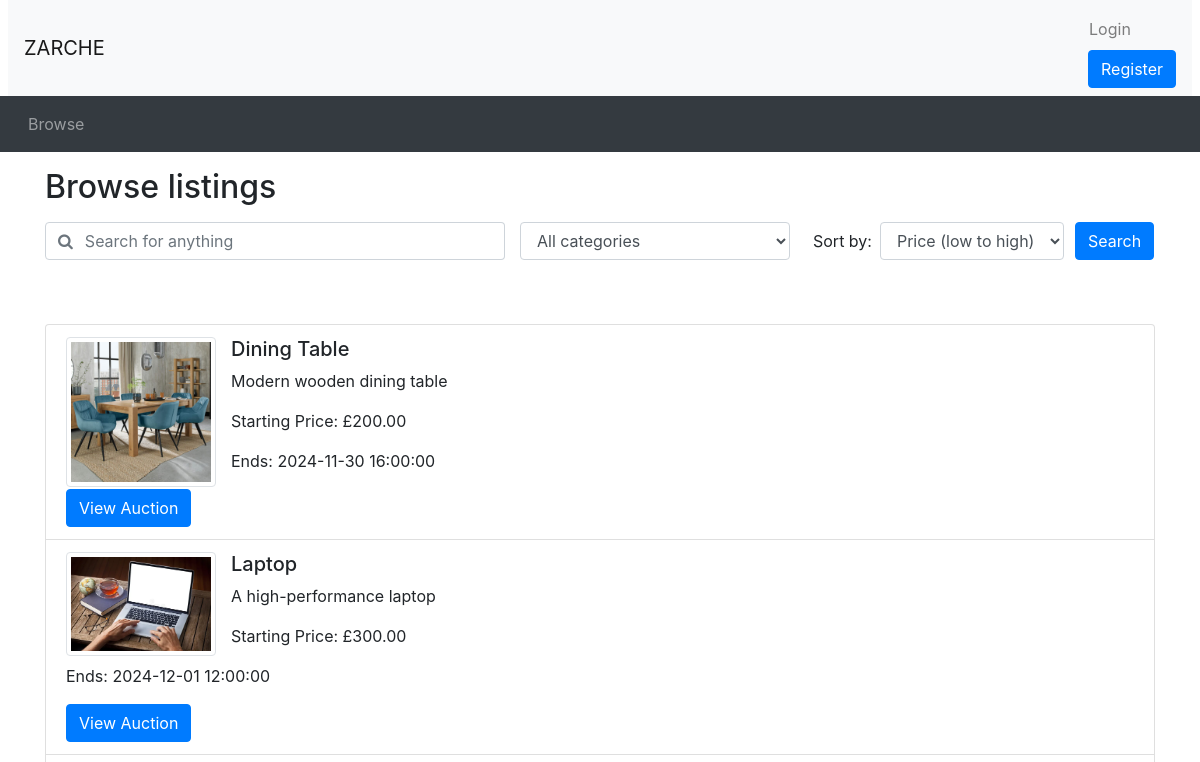
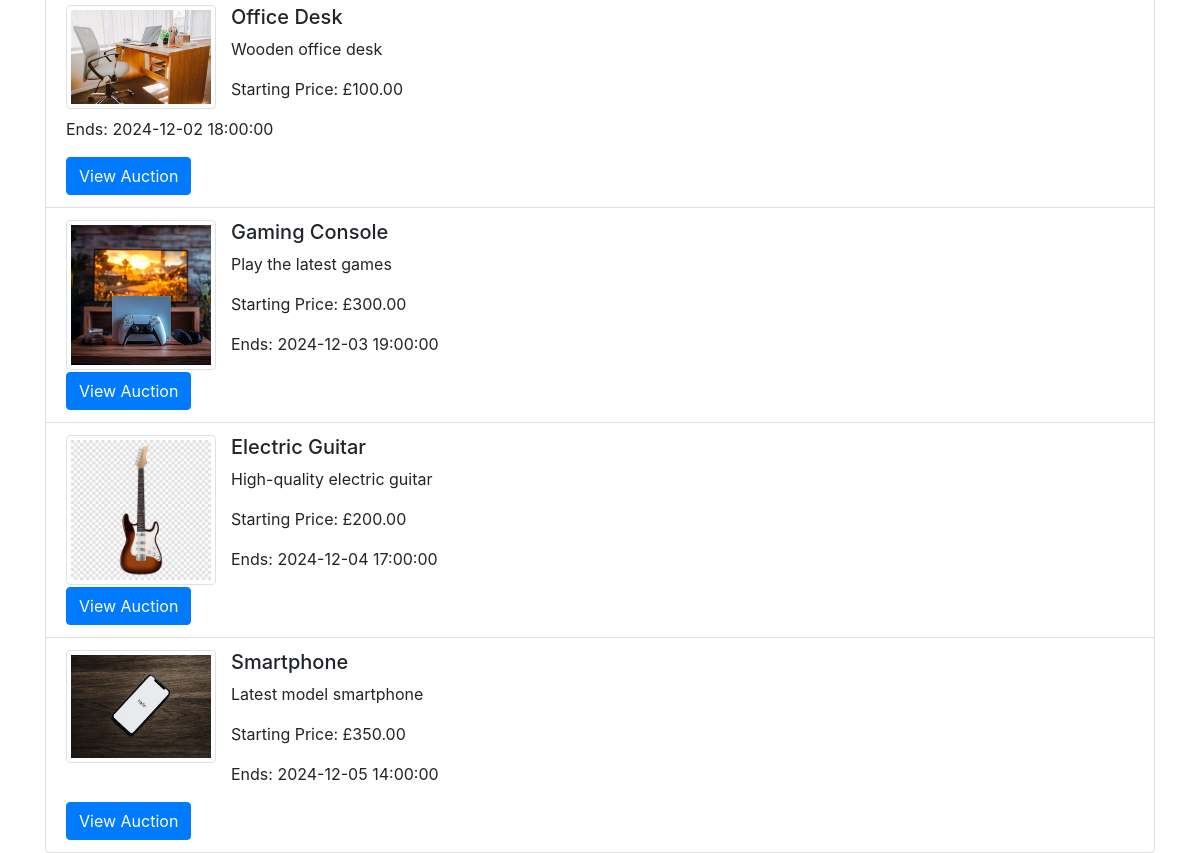
Page /browse.php on the earlier database version (2 pictures, top to bottom).
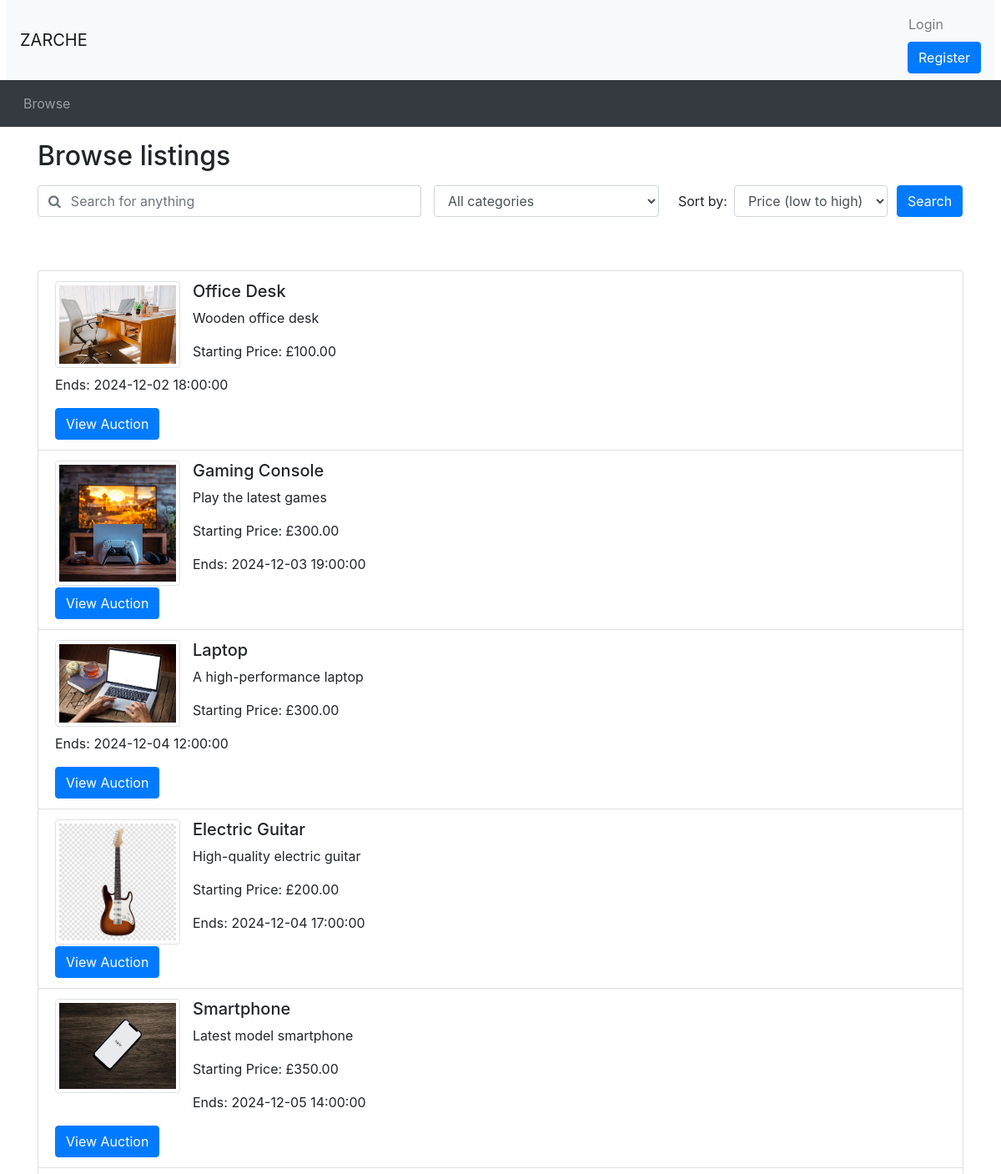
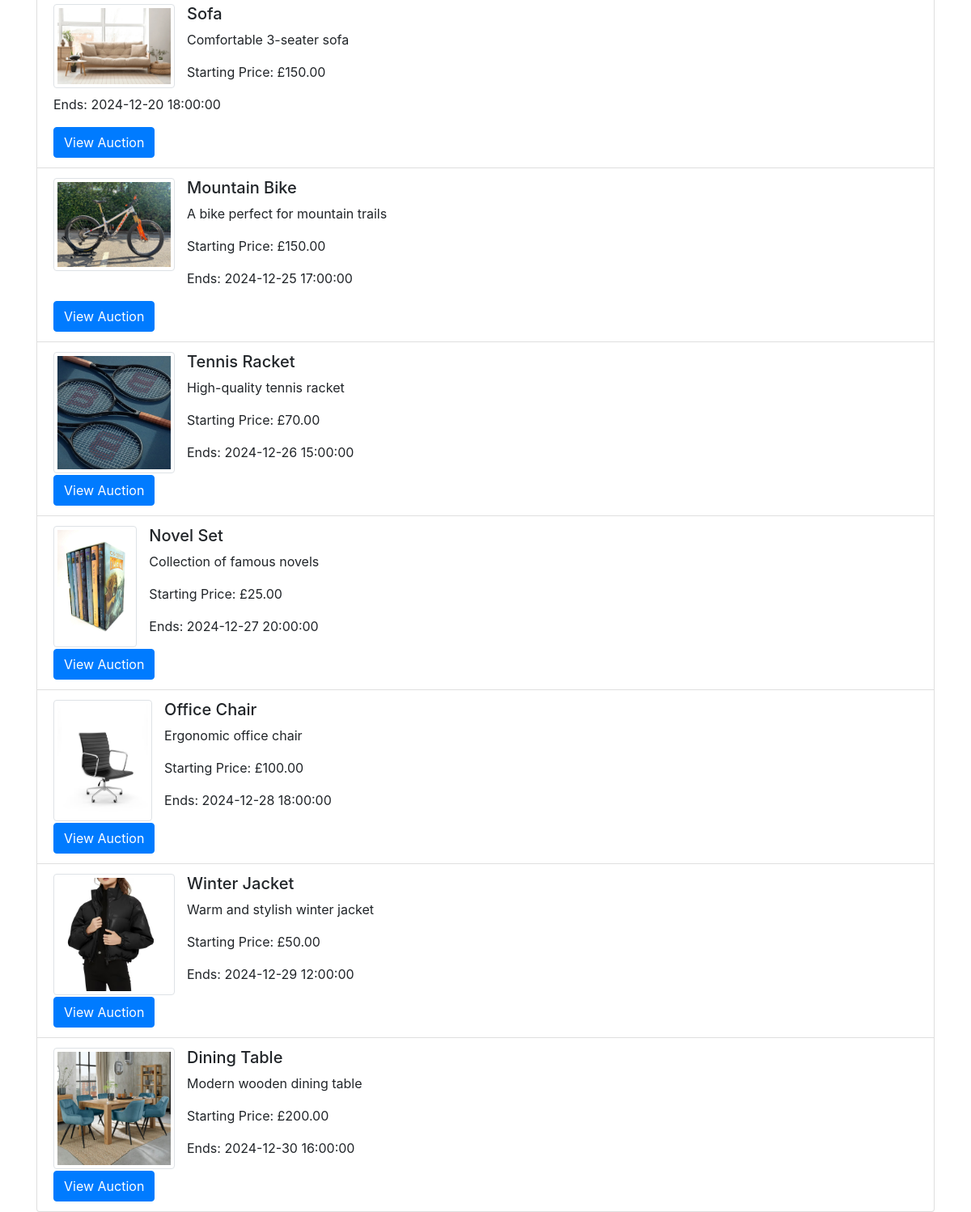
Same page on the later database version (2 pictures, top to bottom).
### tables this page shows
CREATE TABLE `Auction` (
  `AuctionID` INT AUTO_INCREMENT PRIMARY KEY,
  `UserID` INT,
  `ItemName` VARCHAR(255) NOT NULL,
  `Description` VARCHAR(255) NOT NULL,
  `CategoryID` INT,
  `ReservePrice` DECIMAL(10, 2),
  `StartPrice` DECIMAL(10, 2),
  `EndDate` DATETIME,
  `Views` INT DEFAULT 0,
  `Image` VARCHAR(255),
  FOREIGN KEY (`UserID`) REFERENCES `Users`(`UserID`) ON DELETE CASCADE,
  FOREIGN KEY (`CategoryID`) REFERENCES `Category`(`CategoryID`) ON DELETE CASCADE
);

### browse.php (the view, shortened to what this page needs)
<?php include_once("header.php")?>
<?php require("utilities.php")?>
<div class="container">
<h2 class="my-3">Browse listings</h2>
<div id="searchSpecs">
<form method="get" action="browse.php">
  <div class="row">
    <div class="col-md-5 pr-0">
      <div class="form-group">
	    <div class="input-group">
          <div class="input-group-prepend">
            <span class="input-group-text bg-transparent pr-0 text-muted">
              <i class="fa fa-search"></i>
            </span>
          </div>
          <input type="text" class="form-control border-left-0" id="keyword" name="keyword" placeholder="Search for anything" value="<?php echo isset($_GET['keyword']) ? htmlspecialchars($_GET['keyword']) : ''; ?>">
        </div>
      </div>
    </div>
    <div class="col-md-3 pr-0">
      <div class="form-group">
        <select class="form-control" id="cat" name="cat">
          <option selected value="all">All categories</option>
        </select>
      </div>
    </div>
    <div class="col-md-3 pr-0">
      <div class="form-inline">
        <label class="mx-2" for="order_by">Sort by:</label>
        <select class="form-control" id="order_by" name="order_by">
          <option selected value="pricelow" <?php echo isset($_GET['order_by']) && $_GET['order_by'] == 'pricelow' ? 'selected' : ''; ?>>Price (low to high)</option>
        </select>
      </div>
    </div>
    <div class="col-md-1 px-0">
      <button type="submit" class="btn btn-primary">Search</button>
    </div>
  </div>
</form>
</div>
</div>
<?php
$ordering = isset($_GET['order_by']) ? $_GET['order_by'] : 'date';
$sql = "SELECT AuctionID, ItemName, Description, StartPrice, EndDate, Image FROM Auction WHERE EndDate > NOW()";
switch ($ordering) {
    case 'date':
        $sql .= " ORDER BY EndDate ASC";
        break;
}
$stmt = $conn->prepare($sql);
$stmt->execute();
$result = $stmt->get_result();
?>
<div class="container mt-5">
<ul class="list-group">
<?php
while ($row = $result->fetch_assoc()) {
    $auctionID = $row['AuctionID'];
    $itemName = htmlspecialchars($row['ItemName']);
    $description = htmlspecialchars($row['Description']);
    $startPrice = number_format($row['StartPrice'], 2);
    $endDate = new DateTime($row['EndDate']);
    $formattedDate = $endDate->format('Y-m-d H:i:s');
    $image = htmlspecialchars($row['Image']);
    echo "<li class='list-group-item'>";
    if (!empty($image)) {
        echo "<img src='$image' alt='$itemName' class='img-thumbnail' style='max-width: 150px; max-height: 150px; float: left; margin-right: 15px;'>";
    }
    echo "<h5>$itemName</h5>";
    echo "<p>$description</p>";
    echo "<p>Starting Price: £$startPrice</p>";
    echo "<p>Ends: $formattedDate</p>";
    echo "<a href='auction_details.php?auctionID=$auctionID' class='btn btn-primary'>View Auction</a>";
    echo "</li>";
}
?>
</ul>
</div>
<?php include_once("footer.php")?>

Differences in the rows shown:
changed auction "Laptop": EndDate "2024-12-01 12:00:00" → "2024-12-04 12:00:00"; moves down the list
now on this page (row edited): auction: Image (picture), ItemName "Sofa", Description "Comfortable 3-seater sofa", StartPrice "150.00", EndDate "2024-12-20 18:00:00"
now on this page (row edited): auction: Image (picture), ItemName "Mountain Bike", Description "A bike perfect for mountain trails", StartPrice "150.00", EndDate "2024-12-25 17:00:00"
now on this page (row edited): auction: Image (picture), ItemName "Tennis Racket", Description "High-quality tennis racket", StartPrice "70.00", EndDate "2024-12-26 15:00:00"
now on this page (row edited): auction: Image (picture), ItemName "Novel Set", Description "Collection of famous novels", StartPrice "25.00", EndDate "2024-12-27 20:00:00"
now on this page (row edited): auction: Image (picture), ItemName "Office Chair", Description "Ergonomic office chair", StartPrice "100.00", EndDate "2024-12-28 18:00:00"
now on this page (row edited): auction: Image (picture), ItemName "Winter Jacket", Description "Warm and stylish winter jacket", StartPrice "50.00", EndDate "2024-12-29 12:00:00"
changed auction "Dining Table": EndDate "2024-11-30 16:00:00" → "2024-12-30 16:00:00"; moves down the list
